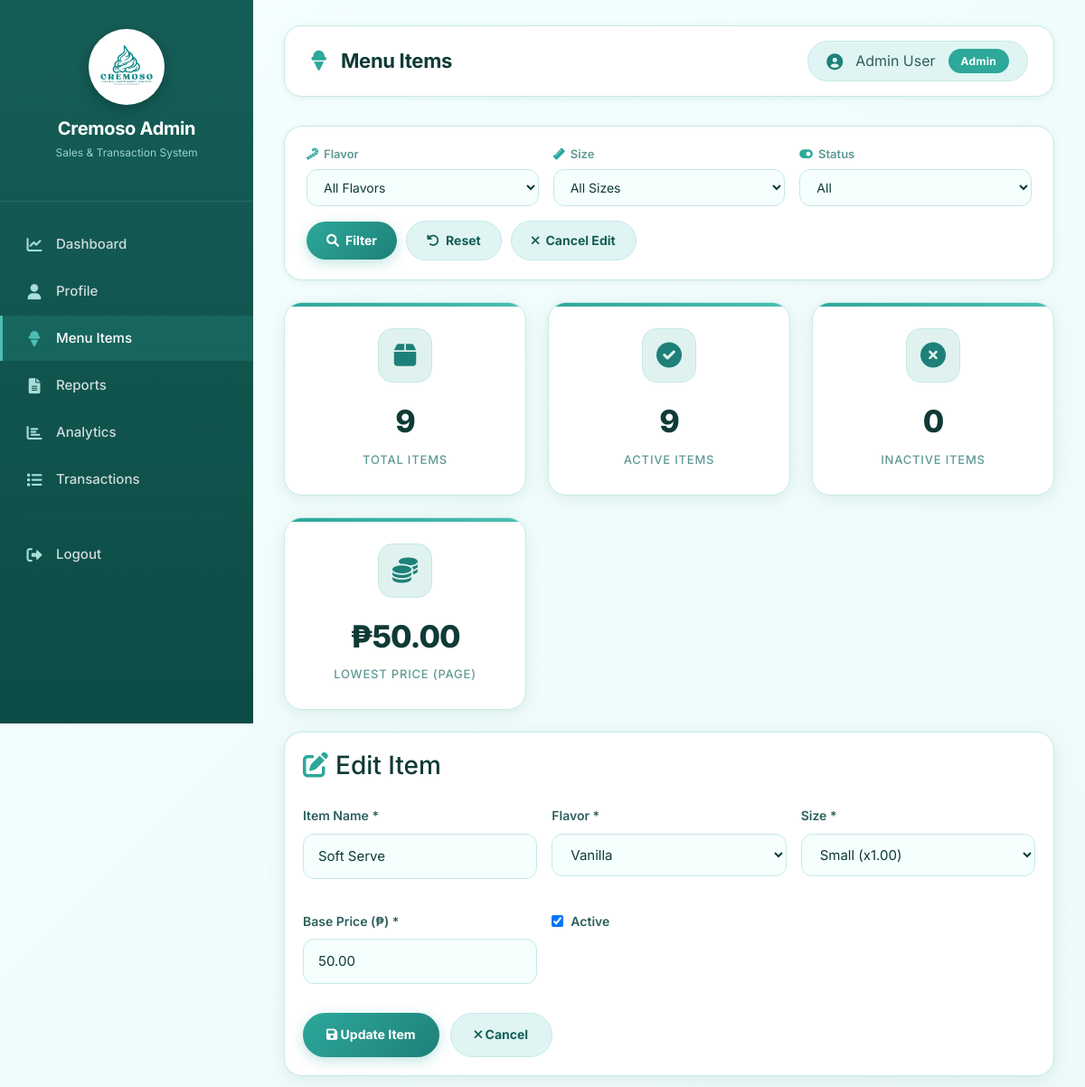
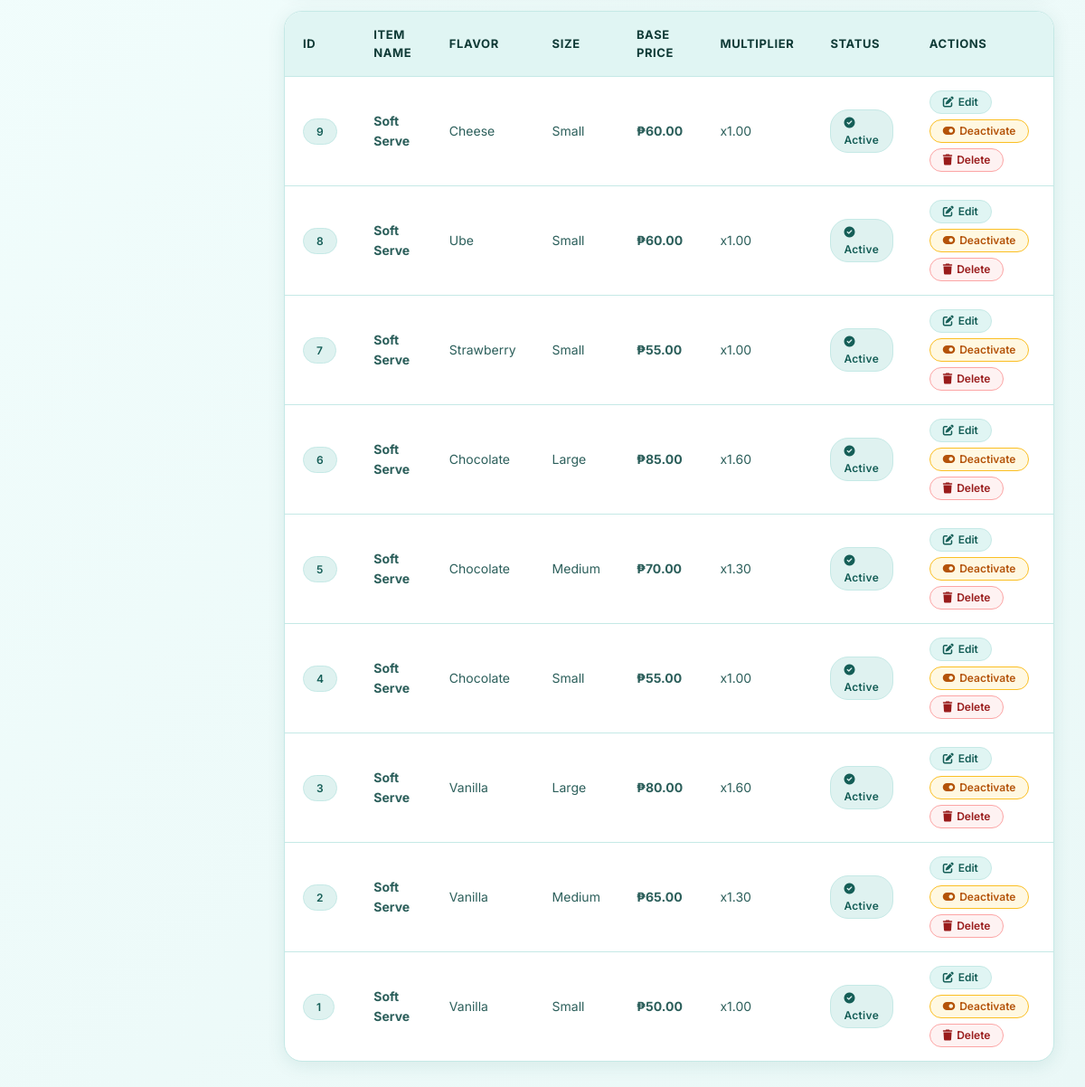
Screenshot of /admin/items.php?edit=1 (signed in) with the database file from the repository (2 pictures, top to bottom).
### tables this page shows
CREATE TABLE items (
    item_id INT PRIMARY KEY AUTO_INCREMENT,
    item_name VARCHAR(100) NOT NULL,
    flavor_id INT NOT NULL,
    size_id INT NOT NULL,
    base_price DECIMAL(10,2) NOT NULL,
    is_active BOOLEAN DEFAULT TRUE,
    FOREIGN KEY (flavor_id) REFERENCES flavors(flavor_id),
    FOREIGN KEY (size_id) REFERENCES item_sizes(size_id)
);

CREATE TABLE flavors (
    flavor_id INT PRIMARY KEY AUTO_INCREMENT,
    flavor_name VARCHAR(50) NOT NULL
);

CREATE TABLE item_sizes (
    size_id INT PRIMARY KEY AUTO_INCREMENT,
    size_name VARCHAR(20) NOT NULL,
    price_multiplier DECIMAL(3,2) DEFAULT 1.00
);

### admin/items.php (the view, shortened to what this page needs)
<?php
require_once __DIR__ . '/../includes/auth.php';
$page = isset($_GET['page']) ? max(1, (int)$_GET['page']) : 1;
$perPage = 10;
$offset = ($page - 1) * $perPage;
$whereClause = "WHERE 1=1";
$params = [];
$countSql = "SELECT COUNT(*) FROM items i {$whereClause}";
$countStmt = $pdo->prepare($countSql);
$countStmt->execute($params);
$totalRecords = $countStmt->fetchColumn();
$sql = "SELECT i.*, f.flavor_name, s.size_name, s.price_multiplier
        FROM items i
        JOIN flavors f ON i.flavor_id = f.flavor_id
        JOIN item_sizes s ON i.size_id = s.size_id
        {$whereClause}
        ORDER BY i.item_id DESC
        LIMIT :limit OFFSET :offset";
$stmt = $pdo->prepare($sql);
$stmt->bindValue(':limit', $perPage, PDO::PARAM_INT);
$stmt->bindValue(':offset', $offset, PDO::PARAM_INT);
$stmt->execute();
$items = $stmt->fetchAll();
$flavors = $pdo->query("SELECT * FROM flavors ORDER BY flavor_name")->fetchAll();
$sizes = $pdo->query("SELECT * FROM item_sizes ORDER BY size_name")->fetchAll();
$edit_item = null;
if (isset($_GET['edit'])) {
    $edit_id = (int)$_GET['edit'];
    $stmt = $pdo->prepare("SELECT * FROM items WHERE item_id = ?");
    $stmt->execute([$edit_id]);
    $edit_item = $stmt->fetch();
}
?>
<?php include __DIR__ . '/../includes/header.php'; ?>
<?php include __DIR__ . '/../includes/sidebar_admin.php'; ?>
<div class="main-content">
    <div class="page-header">
        <h1><i class="fas fa-ice-cream"></i> Menu Items</h1>
        <div class="user-info">
            <i class="fas fa-user-circle"></i>
            <span><?= htmlspecialchars($_SESSION['fullname']) ?></span>
            <span class="branch-badge">Admin</span>
        </div>
    </div>
    <div class="filter-card">
        <form method="GET" class="filter-form">
            <div class="filter-group">
                <label><i class="fas fa-candy-cane"></i> Flavor</label>
                <select name="flavor">
                    <option value="">All Flavors</option>
                </select>
            </div>
            <div class="filter-group">
                <label><i class="fas fa-ruler"></i> Size</label>
                <select name="size">
                    <option value="">All Sizes</option>
                </select>
            </div>
            <div class="filter-group">
                <label><i class="fas fa-toggle-on"></i> Status</label>
                <select name="status">
                    <option value="">All</option>
                </select>
            </div>
            <div class="filter-actions">
                <button type="submit" class="btn-primary"><i class="fas fa-search"></i> Filter</button>
                <a href="items.php" class="btn-secondary"><i class="fas fa-rotate-left"></i> Reset</a>
                <?php if (!$edit_item): ?>
                <button type="button" class="btn-primary" onclick="document.getElementById('addModal').style.display='flex'">
                    <i class="fas fa-plus"></i> Add Item
                </button>
                <?php else: ?>
                <a href="items.php" class="btn-secondary"><i class="fas fa-times"></i> Cancel Edit</a>
                <?php endif; ?>
            </div>
        </form>
    </div>
    <div class="stats-grid" style="margin-bottom: 24px;">
        <div class="stat-card">
            <div class="stat-icon"><i class="fas fa-box"></i></div>
            <div class="stat-value"><?= number_format($totalRecords) ?></div>
            <div class="stat-label">Total Items</div>
        </div>
        <div class="stat-card">
            <div class="stat-icon"><i class="fas fa-check-circle"></i></div>
            <div class="stat-value"><?= $pdo->query("SELECT COUNT(*) FROM items WHERE is_active = 1")->fetchColumn() ?></div>
            <div class="stat-label">Active Items</div>
        </div>
        <div class="stat-card">
            <div class="stat-icon"><i class="fas fa-times-circle"></i></div>
            <div class="stat-value"><?= $pdo->query("SELECT COUNT(*) FROM items WHERE is_active = 0")->fetchColumn() ?></div>
            <div class="stat-label">Inactive Items</div>
        </div>
        <div class="stat-card">
            <div class="stat-icon"><i class="fas fa-coins"></i></div>
            <div class="stat-value">₱<?= number_format($items ? min(array_column($items, 'base_price')) : 0, 2) ?></div>
            <div class="stat-label">Lowest Price (Page)</div>
        </div>
    </div>
    <?php if ($edit_item): ?>
    <div class="data-table" style="margin-bottom: 24px;">
        <h3 style="padding: 20px 20px 0; color: var(--text-dark);">
            <i class="fas fa-edit" style="color: var(--primary); margin-right: 8px;"></i>Edit Item
        </h3>
        <form method="POST" style="padding: 20px;">
            <div class="form-grid">
                <div class="form-group">
                    <label>Item Name *</label>
                    <input type="text" name="item_name" value="<?= htmlspecialchars($edit_item['item_name']) ?>" required>
                </div>
                <div class="form-group">
                    <label>Flavor *</label>
                    <select name="flavor_id" required>
                        <?php foreach ($flavors as $f): ?>
                        <option value="<?= $f['flavor_id'] ?>" <?= $edit_item['flavor_id'] == $f['flavor_id'] ? 'selected' : '' ?>>
                            <?= htmlspecialchars($f['flavor_name']) ?>
                        </option>
                        <?php endforeach; ?>
                    </select>
                </div>
                <div class="form-group">
                    <label>Size *</label>
                    <select name="size_id" required>
                        <?php foreach ($sizes as $s): ?>
                        <option value="<?= $s['size_id'] ?>" <?= $edit_item['size_id'] == $s['size_id'] ? 'selected' : '' ?>>
                            <?= htmlspecialchars($s['size_name']) ?> (x<?= number_format($s['price_multiplier'], 2) ?>)
                        </option>
                        <?php endforeach; ?>
                    </select>
                </div>
                <div class="form-group">
                    <label>Base Price (₱) *</label>
                    <input type="number" step="0.01" min="0" name="base_price" value="<?= $edit_item['base_price'] ?>" required>
                </div>
                <div class="form-group">
                    <label style="display: flex; align-items: center; gap: 8px;">
                        <input type="checkbox" name="is_active" <?= $edit_item['is_active'] ? 'checked' : '' ?> style="width: auto;">
                        Active
                    </label>
                </div>
            </div>
            <div style="display: flex; gap: 12px; margin-top: 12px;">
                <button type="submit" class="btn-primary"><i class="fas fa-save"></i> Update Item</button>
                <a href="items.php" class="btn-secondary"><i class="fas fa-times"></i> Cancel</a>
            </div>
        </form>
    </div>
    <?php endif; ?>
    <div class="data-table">
        <table>
            <thead>
                <tr>
                    <th>ID</th>
                    <th>Item Name</th>
                    <th>Flavor</th>
                    <th>Size</th>
                    <th>Base Price</th>
                    <th>Multiplier</th>
                    <th>Status</th>
                    <th>Actions</th>
                </tr>
            </thead>
            <tbody>
                <?php foreach ($items as $item): ?>
                <tr>
                    <td><span class="status-badge status-active"><?= $item['item_id'] ?></span></td>
                    <td><strong><?= htmlspecialchars($item['item_name']) ?></strong></td>
                    <td><?= htmlspecialchars($item['flavor_name']) ?></td>
                    <td><?= htmlspecialchars($item['size_name']) ?></td>
                    <td class="item-price">₱<?= number_format($item['base_price'], 2) ?></td>
                    <td>x<?= number_format($item['price_multiplier'], 2) ?></td>
                    <td>
                        <?php if ($item['is_active']): ?>
                        <span class="status-badge status-active"><i class="fas fa-check-circle"></i> Active</span>
                        <?php else: ?>
                        <span class="status-badge status-inactive"><i class="fas fa-times-circle"></i> Inactive</span>
                        <?php endif; ?>
                    </td>
                    <td>
                        <div class="action-btns">
                            <a href="?edit=<?= $item['item_id'] ?>" class="btn-action btn-edit" title="Edit">
                                <i class="fas fa-edit"></i> <span>Edit</span>
                            </a>
                            <form method="POST" style="display: inline;">
                                <button type="submit" class="btn-action btn-toggle" title="<?= $item['is_active'] ? 'Deactivate' : 'Activate' ?>">
                                    <i class="fas fa-<?= $item['is_active'] ? 'toggle-on' : 'toggle-off' ?>"></i> <span><?= $item['is_active'] ? 'Deactivate' : 'Activate' ?></span>
                                </button>
                            </form>
                            <form method="POST" style="display: inline;" onsubmit="return confirm('Are you sure you want to delete this item?');">
                                <button type="submit" class="btn-action btn-delete" title="Delete">
                                    <i class="fas fa-trash"></i> <span>Delete</span>
                                </button>
                            </form>
                        </div>
                    </td>
                </tr>
                <?php endforeach; ?>
            </tbody>
        </table>
    </div>
</div>
<?php include __DIR__ . '/../includes/footer.php'; ?>

### rows the page displays
items: item_name "Soft Serve", flavor_id "Vanilla", size_id "Small (x1.00)", base_price "50.00", is_active "☑", item_id "1", flavor.flavor_name "Vanilla", size.size_name "Small", size.price_multiplier "1.00", shows "Active", shows "Deactivate"
items: item_id "9", item_name "Soft Serve", flavor.flavor_name "Cheese", size.size_name "Small", base_price "60.00", size.price_multiplier "1.00", is_active 1 (drawn)
items: item_id "8", item_name "Soft Serve", flavor.flavor_name "Ube", size.size_name "Small", base_price "60.00", size.price_multiplier "1.00", is_active 1 (drawn)
items: item_id "7", item_name "Soft Serve", flavor.flavor_name "Strawberry", size.size_name "Small", base_price "55.00", size.price_multiplier "1.00", is_active 1 (drawn)
items: item_id "6", item_name "Soft Serve", flavor.flavor_name "Chocolate", size.size_name "Large", base_price "85.00", size.price_multiplier "1.60", is_active 1 (drawn)
items: item_id "5", item_name "Soft Serve", flavor.flavor_name "Chocolate", size.size_name "Medium", base_price "70.00", size.price_multiplier "1.30", is_active 1 (drawn)
items: item_id "4", item_name "Soft Serve", flavor.flavor_name "Chocolate", size.size_name "Small", base_price "55.00", size.price_multiplier "1.00", is_active 1 (drawn)
items: item_id "3", item_name "Soft Serve", flavor.flavor_name "Vanilla", size.size_name "Large", base_price "80.00", size.price_multiplier "1.60", is_active 1 (drawn)
items: item_id "2", item_name "Soft Serve", flavor.flavor_name "Vanilla", size.size_name "Medium", base_price "65.00", size.price_multiplier "1.30", is_active 1 (drawn)

### other values shown
$_SESSION['fullname'] "Admin User"
$totalRecords "9"
$items ? min(array_column($items, 'base_price')) : 0 "50.00"
